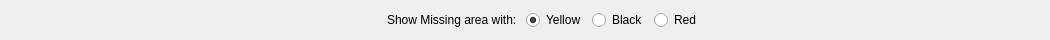
<?xml version="1.0" encoding="UTF-8"?>
<ui version="4.0">
 <class>barHe</class>
 <widget class="QWidget" name="barHe">
  <property name="enabled">
   <bool>true</bool>
  </property>
  <property name="geometry">
   <rect>
    <x>0</x>
    <y>0</y>
    <width>1050</width>
    <height>40</height>
   </rect>
  </property>
  <property name="sizePolicy">
   <sizepolicy hsizetype="Expanding" vsizetype="Preferred">
    <horstretch>0</horstretch>
    <verstretch>0</verstretch>
   </sizepolicy>
  </property>
  <property name="minimumSize">
   <size>
    <width>0</width>
    <height>40</height>
   </size>
  </property>
  <property name="maximumSize">
   <size>
    <width>16777215</width>
    <height>40</height>
   </size>
  </property>
  <property name="windowTitle">
   <string>Parameters Toolbar</string>
  </property>
  <layout class="QHBoxLayout" name="horizontalLayout_2">
   <property name="topMargin">
    <number>2</number>
   </property>
   <property name="rightMargin">
    <number>4</number>
   </property>
   <property name="bottomMargin">
    <number>2</number>
   </property>
   <item>
    <widget class="QLabel" name="label">
     <property name="minimumSize">
      <size>
       <width>24</width>
       <height>24</height>
      </size>
     </property>
     <property name="maximumSize">
      <size>
       <width>24</width>
       <height>24</height>
      </size>
     </property>
     <property name="styleSheet">
      <string notr="true"/>
     </property>
     <property name="text">
      <string/>
     </property>
     <property name="pixmap">
      <pixmap resource="../icon_src.qrc">:/icons/Surf.png</pixmap>
     </property>
     <property name="scaledContents">
      <bool>true</bool>
     </property>
    </widget>
   </item>
   <item>
    <spacer name="horizontalSpacer_2">
     <property name="orientation">
      <enum>Qt::Horizontal</enum>
     </property>
     <property name="sizeHint" stdset="0">
      <size>
       <width>40</width>
       <height>20</height>
      </size>
     </property>
    </spacer>
   </item>
   <item>
    <widget class="QLabel" name="label_2">
     <property name="frameShape">
      <enum>QFrame::NoFrame</enum>
     </property>
     <property name="frameShadow">
      <enum>QFrame::Raised</enum>
     </property>
     <property name="text">
      <string>Show Missing area with: </string>
     </property>
     <property name="scaledContents">
      <bool>false</bool>
     </property>
     <property name="wordWrap">
      <bool>false</bool>
     </property>
    </widget>
   </item>
   <item>
    <widget class="QRadioButton" name="uiRadioButtonColorYellow">
     <property name="toolTip">
      <string>Show Descriptor Orientation</string>
     </property>
     <property name="text">
      <string>Yellow</string>
     </property>
     <property name="iconSize">
      <size>
       <width>24</width>
       <height>24</height>
      </size>
     </property>
     <property name="checkable">
      <bool>true</bool>
     </property>
     <property name="checked">
      <bool>true</bool>
     </property>
    </widget>
   </item>
   <item>
    <widget class="QRadioButton" name="uiRadioButtonColorBlack">
     <property name="text">
      <string>Black</string>
     </property>
    </widget>
   </item>
   <item>
    <widget class="QRadioButton" name="uiRadioButtonColorRed">
     <property name="text">
      <string>Red</string>
     </property>
    </widget>
   </item>
   <item>
    <spacer name="horizontalSpacer">
     <property name="orientation">
      <enum>Qt::Horizontal</enum>
     </property>
     <property name="sizeHint" stdset="0">
      <size>
       <width>40</width>
       <height>20</height>
      </size>
     </property>
    </spacer>
   </item>
  </layout>
 </widget>
 <resources>
  <include location="../icon_src.qrc"/>
 </resources>
 <connections/>
</ui>
